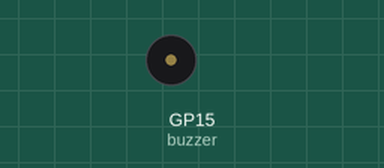
Recording of a program running on a simulated Raspberry Pi Pico running MicroPython. Parts: buzzer (waves = sounding). At 1.8 s the program stops and its outputs stay as they are.

Above: at 0.5 s.
At 1.62 s:
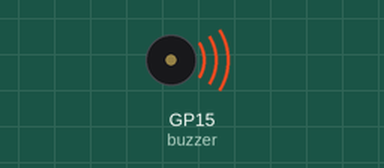
Timing chart, 0 to 3.0 s (numbered marks = the images above):
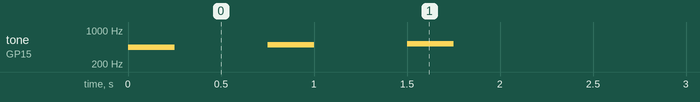

The program:

3.2_custom_tone.py
```python
import machine
import utime

buzzer = machine.PWM(machine.Pin(15))

def tone(pin,frequency,duration):
    pin.freq(frequency)
    pin.duty_u16(30000)
    utime.sleep_ms(duration)
    pin.duty_u16(0)

tone(buzzer,440,250)
utime.sleep_ms(500)
tone(buzzer,494,250)
utime.sleep_ms(500)
tone(buzzer,523,250)
```

Measured:
- by itself, tone on GP15 (buzzer): plays 440 Hz for 0.25 s, 494 Hz for 0.25 s, 523 Hz for 0.25 s
